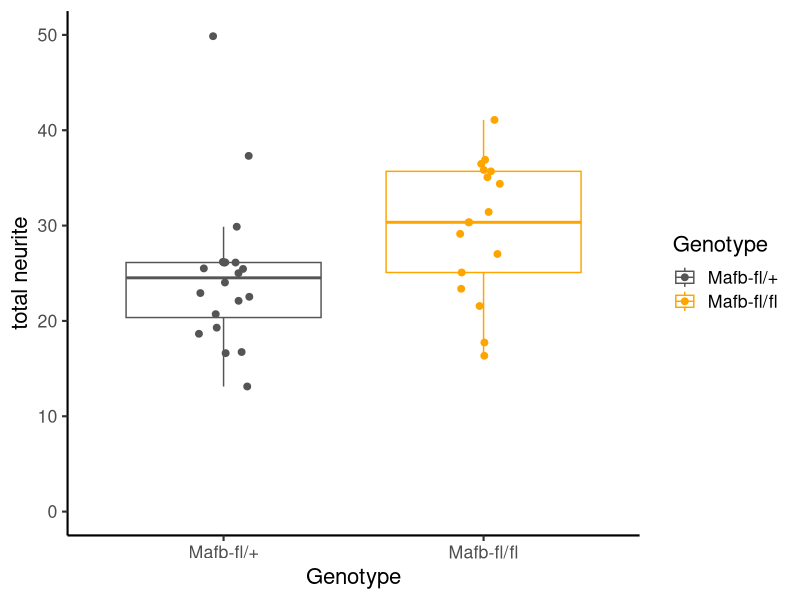

Generate this figure with R:
library (plotrix) 
library (ggplot2) 
library (plyr)

DATA <-read.csv("2016-06-15_non_MC.csv")
DATA$Genotype <- factor(DATA$Genotype, levels = c("Mafb-fl/+", "Mafb-fl/fl"))
mm3 <- DATA

gp4d <- ggplot(mm3, aes(factor(Genotype), Length_n_t, colour = Genotype)) + 
  geom_boxplot(outlier.shape = NA) + 
  geom_jitter(size = 2, position=position_jitter(width=0.1))+
  scale_fill_manual(values=c("#555555","orange"))+
  scale_colour_manual(values=c("#555555","orange"))+
  theme_classic (base_size = 16) +
  xlab("Genotype") +
  ylab("total neurite")+
  ylim(0,50)

t2 <- t.test(Length_n_t~Genotype, data=DATA)

